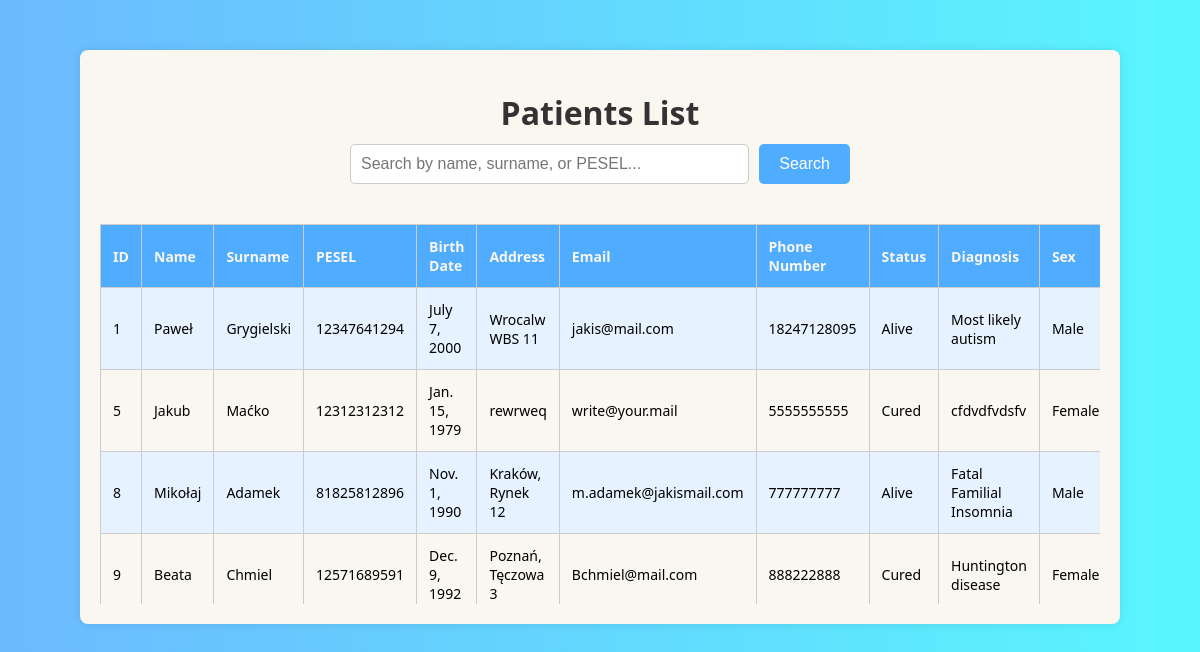
The app's page /patients/ with its own data.
### projekty/models.py (models this page shows, shortened)
class Patients(models.Model):
    SEX_CHOICES = (
        ('0', 'Not specified'),
        ('1', 'Male'),
        ('2', 'Female'),
    )
    STATUS_CHOICES = (
        ('deceased', 'Deceased'),
        ('alive', 'Alive'),
        ('cured', 'Cured'),
    )
    name = models.CharField(max_length=20)
    surname = models.CharField(max_length=40)
    pesel = models.CharField(max_length=11, unique=True)
    birth_name = models.DateField()
    adress = models.CharField(max_length=100)
    mail = models.EmailField(max_length=40, default="write@your.mail")
    phonenumber = models.CharField(max_length=40)
    status = models.CharField(max_length=10, choices=STATUS_CHOICES, default='ongoing')
    diagnosis = models.TextField()
    sex = models.CharField(max_length=1, choices=SEX_CHOICES, default='0')

### projekty/views.py (the view)
# urls.py: path('patients/', views.patients_list, name='patients_list'),
def patients_list(request):
    form = PatientSearchForm(request.GET)
    patients = Patients.objects.all()
    query = ""
    if form.is_valid():
        query = form.cleaned_data['query']
        if query:
            query_parts = query.split()
            q_objects = Q()
            for part in query_parts:
                q_objects &= Q(name__icontains=part) | Q(surname__icontains=part) | Q(pesel__icontains=part)
            patients = patients.filter(q_objects)
    return render(request, 'patient_list.html', {'patients': patients, 'form': form, 'query': query})

### projekty/forms.py
class PatientSearchForm(forms.Form):
    query = forms.CharField(label='Search by name, surname, or PESEL', max_length=100, required=False)

### templates/patient_list.html (shortened to what this page needs)
<!DOCTYPE html>
<html lang="en">
<head>
</head>
<body>
    <div class="table-container">
        <h1>Patients List</h1>
        <div class="form-container">
            <form method="get" action="{% url 'patients_list' %}" style="width: 100%;">
                <input type="text" name="query" placeholder="Search by name, surname, or PESEL...">
                <button type="submit">Search</button>
            </form>
        </div>
        <div class="table-scroll">
            <table>
                <thead>
                    <tr>
                        <th>ID</th>
                        <th>Name</th>
                        <th>Surname</th>
                        <th>PESEL</th>
                        <th>Birth Date</th>
                        <th>Address</th>
                        <th>Email</th>
                        <th>Phone Number</th>
                        <th>Status</th>
                        <th>Diagnosis</th>
                        <th>Sex</th>
                    </tr>
                </thead>
                <tbody>
                    {% for patient in patients %}
                    <tr>
                        <td>{{ patient.id }}</td>
                        <td>{{ patient.name }}</td>
                        <td>{{ patient.surname }}</td>
                        <td>{{ patient.pesel }}</td>
                        <td>{{ patient.birth_name }}</td>
                        <td>{{ patient.adress }}</td>
                        <td>{{ patient.mail }}</td>
                        <td>{{ patient.phonenumber }}</td>
                        <td>{{ patient.get_status_display }}</td>
                        <td>{{ patient.diagnosis }}</td>
                        <td>{{ patient.get_sex_display }}</td>
                    </tr>
                    {% endfor %}
                </tbody>
            </table>
        </div>
    </div>
</body>
</html>

### templates/patient_list.html (style rules this page uses)
body { font-family: 'Segoe UI', Tahoma, Geneva, Verdana, sans-serif; background: linear-gradient(to right, #4facfed5 0%, #00f1fea6 100%); margin: 0; padding: 0; display: flex; flex-direction: column; align-items: center; min-height: 100vh; }
.table-container { background-color: #faf6f0; padding: 20px; border-radius: 8px; box-shadow: 0 0 10px rgba(0, 0, 0, 0.1); text-align: center; width: 90%; max-width: 1000px; overflow-x: auto; margin-top: 50px; }
h1 { color: #333; margin-bottom: 10px; }
.form-container { display: flex; justify-content: center; align-items: center; width: 100%; margin-bottom: 20px; }
form { display: flex; width: 100%; max-width: 500px; }
form input[type=text] { flex: 1; padding: 10px; font-size: 16px; border: 1px solid #ccc; border-radius: 5px; margin-right: 10px; box-sizing: border-box; }
form button { padding: 10px 20px; font-size: 16px; background-color: #4facfe; color: #fff; border: none; border-radius: 5px; cursor: pointer; transition: background-color 0.3s ease; }
.table-scroll { overflow-x: auto; max-height: 400px; margin-top: 10px; }
table { width: 100%; border-collapse: collapse; margin-top: 20px; }
th, td { border: 1px solid #ccc; padding: 12px; text-align: left; font-size: 14px; vertical-align: middle; }
th { background-color: #4facfe; color: #faf6f0; }
tr:nth-child(even) { background-color: #faf6f0; }
tr:nth-child(odd) { background-color: #e6f2ff; }

### records on screen
Patients: id "1", name "Paweł", surname "Grygielski", pesel "12347641294", birth_name "July 7, 2000", adress "Wrocalw WBS 11", mail "jakis@mail.com", phonenumber "18247128095", status "Alive", diagnosis "Most likely autism", sex "Male"
Patients: id "5", name "Jakub", surname "Maćko", pesel "12312312312", birth_name "Jan. 15, 1979", adress "rewrweq", mail "write@your.mail", phonenumber "5555555555", status "Cured", diagnosis "cfdvdfvdsfv", sex "Female"
Patients: id "8", name "Mikołaj", surname "Adamek", pesel "81825812896", birth_name "Nov. 1, 1990", adress "Kraków, Rynek 12", mail "m.adamek@jakismail.com", phonenumber "777777777", status "Alive", diagnosis "Fatal Familial Insomnia", sex "Male"
Patients: id "9", name "Beata", surname "Chmiel", pesel "12571689591", birth_name "Dec. 9, 1992", adress "Poznań, Tęczowa 3", mail "Bchmiel@mail.com", phonenumber "888222888", status "Cured", diagnosis "Huntington disease", sex "Female"
